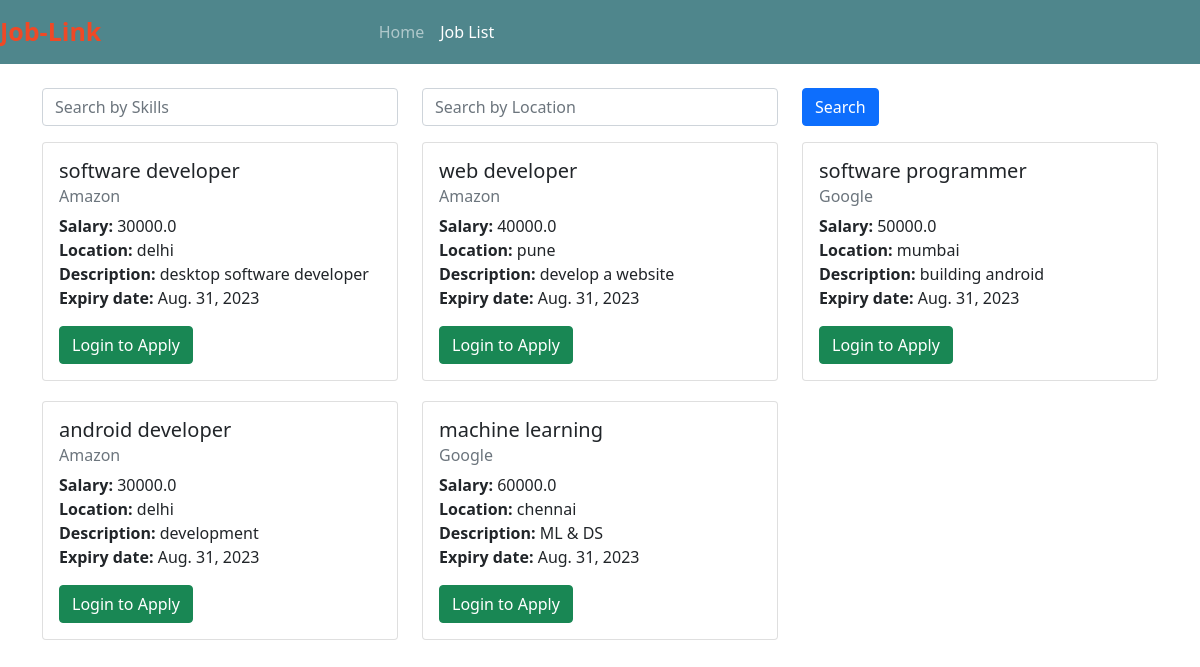
Screenshot of /all_jobs/ with the database file from the repository.
### jobs/models.py (models this page shows, shortened)
class Job(models.Model):
    company = models.ForeignKey(Company, on_delete=models.CASCADE)
    start_date = models.DateField()
    end_date = models.DateField()
    title = models.CharField(max_length=200)
    salary = models.FloatField()
    image = models.ImageField(upload_to="")
    description = models.TextField(max_length=400)
    experience = models.CharField(max_length=100)
    location = models.CharField(max_length=100)
    skills = models.CharField(max_length=200)
    creation_date = models.DateField()

class Company(models.Model):
    user = models.ForeignKey(User, on_delete=models.CASCADE)
    phone = models.CharField(max_length=10)
    image = models.ImageField(upload_to="")
    gender = models.CharField(max_length=10)
    type = models.CharField(max_length=15)
    status = models.CharField(max_length=20)
    company_name = models.CharField(max_length=100)

### jobs/views.py (the view)
# urls.py: path("all_jobs/", views.all_jobs, name="all_jobs"),
def all_jobs(request):
    query = request.GET.get("q")
    skills = request.GET.get("skills")
    location = request.GET.get("location")
    jobs = Job.objects.all().order_by("-start_date")
    data = []
    if request.user.is_authenticated:
        applicant = Applicant.objects.get(user=request.user)
        apply = Application.objects.filter(applicant=applicant)
        for i in apply:
            data.append(i.job.id)
    if query:
        jobs = jobs.filter(title__icontains=query)
    if skills:
        jobs = jobs.filter(skills__icontains=skills)
    if location:
        jobs = jobs.filter(location__icontains=location)
    return render(request, "all_jobs.html", {"jobs": jobs, "data": data})

### jobs/templates/all_jobs.html (shortened to what this page needs)
{% extends 'user_navbar.html' %}
{% block job_list %} active {% endblock %}
{% block body %}
<div class="container mt-4">
    <form method="GET" action="/all_jobs/">
        <div class="row mb-3">
            <div class="col-md-4">
                <input type="text" class="form-control" name="skills" placeholder="Search by Skills">
            </div>
            <div class="col-md-4">
                <input type="text" class="form-control" name="location" placeholder="Search by Location">
            </div>
            <div class="col-md-4">
                <button type="submit" class="btn btn-primary">Search</button>
            </div>
        </div>
    </form>
    <div class="row">
        {% for job in jobs %}
        <div class="col-md-4">
            <div class="card job-card">
                <div class="card-body">
                    <h5 class="card-title">{{ job.title }}</h5>
                    <h6 class="card-subtitle mb-2 text-muted">{{ job.company.company_name }}</h6>
                    <p class="card-text">
                        <strong>Salary:</strong> {{ job.salary }}<br>
                        <strong>Location:</strong> {{ job.location }}<br>
                        <strong>Description:</strong> {{ job.description }}<br>
                        <strong>Expiry date:</strong> {{ job.end_date }}
                    </p>
                    {% if user.is_authenticated %}
                        {% if job.id in data %}
                            <a class="btn btn-success disabled">Applied</a>
                        {% else %}
                            <a href="/job_detail/{{ job.id }}/" class="btn btn-success">Apply</a>
                        {% endif %}
                    {% else %}
                        <a href="/user_login/" class="btn btn-success">Login to Apply</a>
                    {% endif %}
                </div>
            </div>
        </div>
        {% endfor %}
    </div>
</div>
{% endblock %}

### jobs/templates/all_jobs.html (style rules this page uses)
.job-card { margin-bottom: 20px; }

### rows the page displays
Job: title "software developer", company.company_name "Amazon", salary "30000.0", location "delhi", description "desktop software developer", end_date "Aug. 31, 2023"
Job: title "web developer", company.company_name "Amazon", salary "40000.0", location "pune", description "develop a website", end_date "Aug. 31, 2023"
Job: title "software programmer", company.company_name "Google", salary "50000.0", location "mumbai", description "building android", end_date "Aug. 31, 2023"
Job: title "android developer", company.company_name "Amazon", salary "30000.0", location "delhi", description "development", end_date "Aug. 31, 2023"
Job: title "machine learning", company.company_name "Google", salary "60000.0", location "chennai", description "ML & DS", end_date "Aug. 31, 2023"
